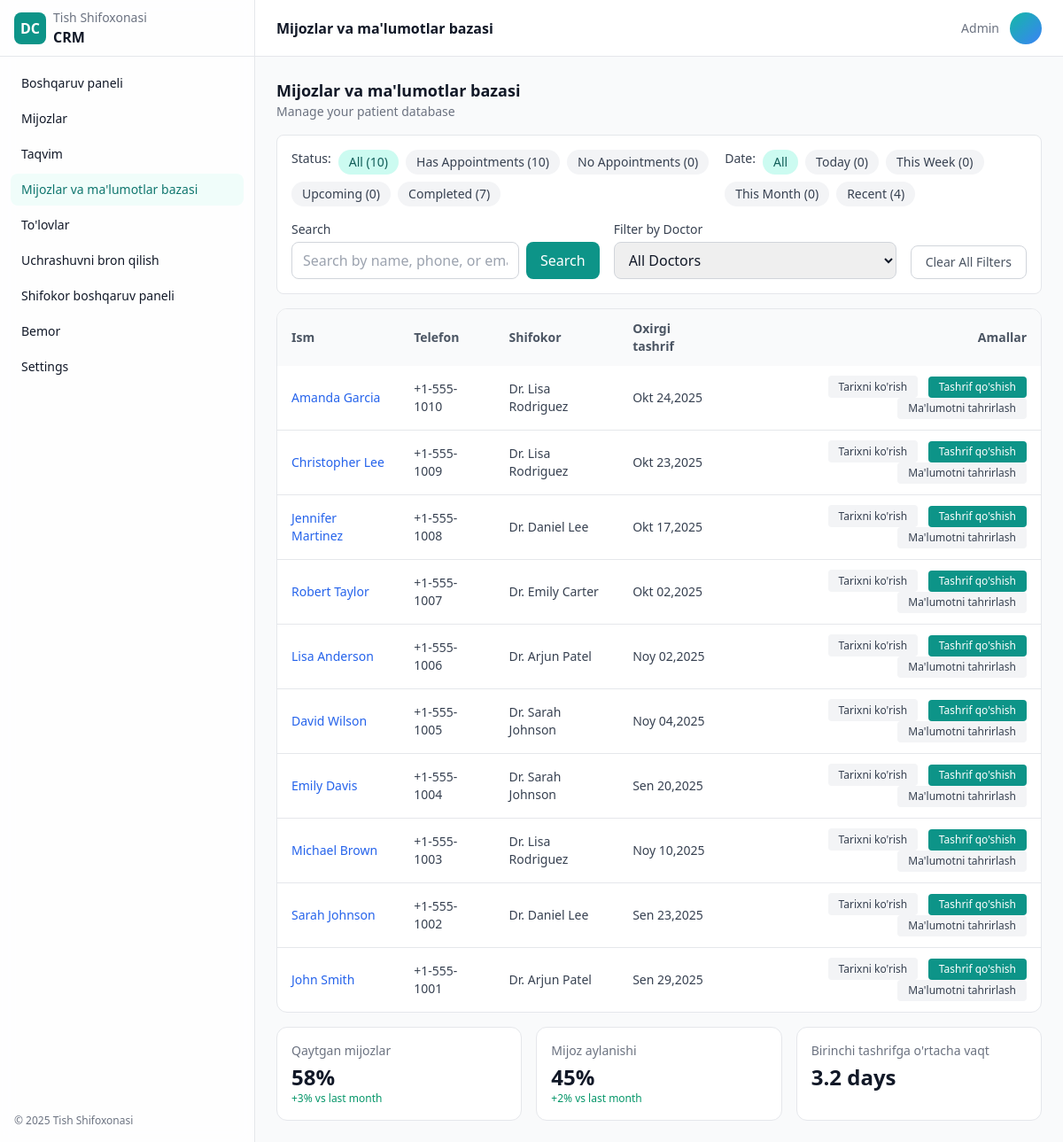
The page /clients/ on the database as committed earlier.
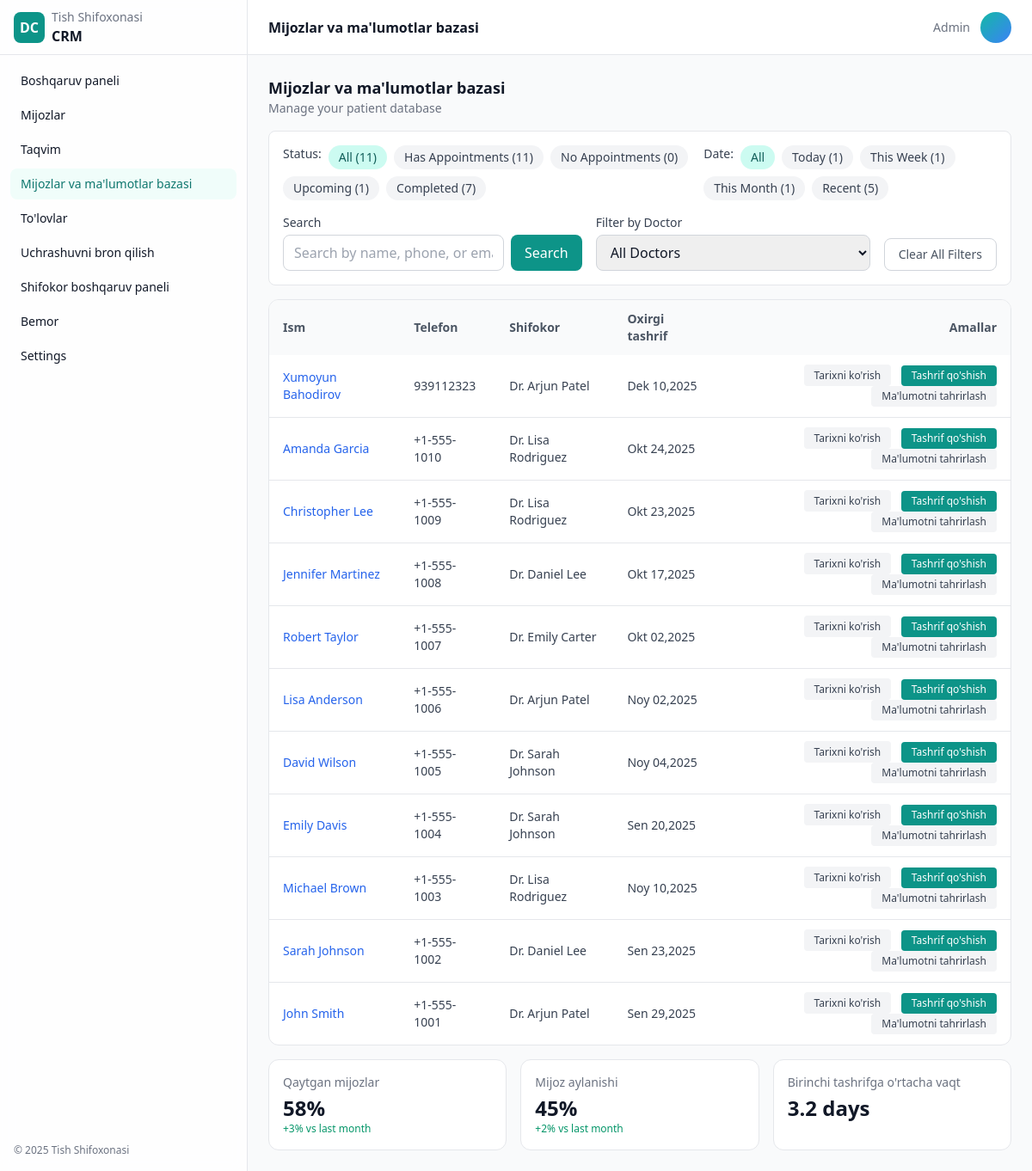
The same page on the database as committed later.
### patients/models.py (models this page shows, shortened)
class Patient(models.Model):
    full_name = models.CharField(max_length=255)
    phone = models.CharField(max_length=32)
    email = models.EmailField(blank=True)
    birth_date = models.DateField(null=True, blank=True)
    address = models.CharField(max_length=255, blank=True)
    notes = models.TextField(blank=True)

### appointments/models.py (models this page shows, shortened)
class Appointment(models.Model):
    STATUS_CHOICES = [
        ('scheduled', 'Scheduled'),
        ('completed', 'Completed'),
        ('cancelled', 'Cancelled'),
    ]
    patient = models.ForeignKey(Patient, on_delete=models.CASCADE, related_name='appointments')
    doctor = models.ForeignKey(Doctor, on_delete=models.CASCADE, related_name='appointments', null=True, blank=True)
    doctor_user = models.ForeignKey(get_user_model(), null=True, blank=True, on_delete=models.SET_NULL, related_name='doctor_appointments')
    treatment = models.ForeignKey(Treatment, on_delete=models.CASCADE, related_name='appointments', null=True, blank=True)
    doctor_name = models.CharField(max_length=255, blank=True)
    service = models.CharField(max_length=255, blank=True)
    date = models.DateField()
    time = models.TimeField()
    status = models.CharField(max_length=20, choices=STATUS_CHOICES, default='scheduled')
    price = models.DecimalField(max_digits=10, decimal_places=2, default=0)
    notes = models.TextField(blank=True)

### settings/models.py (models this page shows, shortened)
class Doctor(models.Model):
    name = models.CharField(max_length=100, verbose_name=_("Doctor Name"))
    specialization = models.CharField(max_length=100, verbose_name=_("Specialization"))
    phone = models.CharField(max_length=20, blank=True, verbose_name=_("Phone"))
    email = models.EmailField(blank=True, verbose_name=_("Email"))
    is_active = models.BooleanField(default=True, verbose_name=_("Active"))
    created_at = models.DateTimeField(auto_now_add=True)
    updated_at = models.DateTimeField(auto_now=True)
    class Meta:
        verbose_name = _("Doctor")
        verbose_name_plural = _("Doctors")
        ordering = ['name']

### patients/views.py (the view, shortened to what this page needs)
# urls.py: path('', views.patient_list, name='patient_list'),
def patient_list(request):
    from django.utils import timezone
    from datetime import datetime, timedelta
    status_filter = request.GET.get('status', '')
    doctor_filter = request.GET.get('doctor', '')
    date_filter = request.GET.get('date', '')
    search_query = request.GET.get('search', '')
    patients = Patient.objects.all().order_by('-id')
    if doctor_filter:
        patients = patients.filter(
            appointments__doctor_id=doctor_filter
        ).distinct()
    total_patients = Patient.objects.count()
    has_appointments_count = Patient.objects.filter(appointments__isnull=False).distinct().count()
    no_appointments_count = Patient.objects.filter(appointments__isnull=True).count()
    upcoming_count = Patient.objects.filter(
        appointments__date__gte=timezone.now().date(),
        appointments__status='scheduled'
    ).distinct().count()
    completed_count = Patient.objects.filter(
        appointments__status='completed'
    ).distinct().count()
    today_count = Patient.objects.filter(
        appointments__date=timezone.now().date()
    ).distinct().count()
    week_start = timezone.now() - timedelta(days=timezone.now().weekday())
    week_count = Patient.objects.filter(
        appointments__date__gte=week_start.date()
    ).distinct().count()
    month_start = timezone.now().replace(day=1)
    month_count = Patient.objects.filter(
        appointments__date__gte=month_start.date()
    ).distinct().count()
    recent_count = Patient.objects.filter(
        appointments__date__gte=timezone.now().date() - timedelta(days=30)
    ).distinct().count()
    doctors = Doctor.objects.filter(is_active=True).order_by('name')
    treatments = Treatment.objects.filter(is_active=True).order_by('name')
    context = {
        'patients': patients,
        'doctors': doctors,
        'treatments': treatments,
        'status_filter': status_filter,
        'doctor_filter': doctor_filter,
        'date_filter': date_filter,
        'search_query': search_query,
        'total_patients': total_patients,
        'has_appointments_count': has_appointments_count,
        'no_appointments_count': no_appointments_count,
        'upcoming_count': upcoming_count,
        'completed_count': completed_count,
        'today_count': today_count,
        'week_count': week_count,
        'month_count': month_count,
        'recent_count': recent_count,
    }
    return render(request, 'clients.html', context)

### dentalcrm/templatetags/translation_tags.py (called while the page is built)
@register.simple_tag(takes_context=True)
def trans(context, text):
    current_language = context['request'].session.get('django_language', 'uz')
    return get_translation(text, current_language)

### dentalcrm/translations.py (called while the page is built)
def get_translation(text, language='uz'):
    if language in TRANSLATIONS and text in TRANSLATIONS[language]:
        return TRANSLATIONS[language][text]
    return text

### templates/clients.html (shortened to what the changed rows need)
{% extends 'base.html' %}
{% load translation_tags %}
{% block content %}
<div class="min-h-screen flex">
  <div class="flex-1 flex flex-col min-w-0">
    <main class="p-4 md:p-6 space-y-4">
      <div>
        <h1 class="text-lg font-semibold">{% trans "Clients & Database" %}</h1>
      </div>
      <div class="bg-white dark:bg-gray-800 rounded-lg border border-gray-200 dark:border-gray-700 p-4">
        <div class="flex flex-col lg:flex-row gap-4">
          <div class="flex flex-wrap gap-2">
            <span class="text-sm font-medium text-gray-700 dark:text-gray-300">{% trans "Status:" %}</span>
            <a href="?status=" class="px-3 py-1 rounded-full text-sm {% if not status_filter %}bg-teal-100 text-teal-800 dark:bg-teal-900 dark:text-teal-200{% else %}bg-gray-100 text-gray-700 dark:bg-gray-700 dark:text-gray-300 hover:bg-gray-200 dark:hover:bg-gray-600{% endif %}">
              {% trans "All" %} ({{ total_patients }})
            </a>
            <a href="?status=has_appointments" class="px-3 py-1 rounded-full text-sm {% if status_filter == 'has_appointments' %}bg-teal-100 text-teal-800 dark:bg-teal-900 dark:text-teal-200{% else %}bg-gray-100 text-gray-700 dark:bg-gray-700 dark:text-gray-300 hover:bg-gray-200 dark:hover:bg-gray-600{% endif %}">
              {% trans "Has Appointments" %} ({{ has_appointments_count }})
            </a>
            <a href="?status=no_appointments" class="px-3 py-1 rounded-full text-sm {% if status_filter == 'no_appointments' %}bg-teal-100 text-teal-800 dark:bg-teal-900 dark:text-teal-200{% else %}bg-gray-100 text-gray-700 dark:bg-gray-700 dark:text-gray-300 hover:bg-gray-200 dark:hover:bg-gray-600{% endif %}">
              {% trans "No Appointments" %} ({{ no_appointments_count }})
            </a>
            <a href="?status=upcoming_appointments" class="px-3 py-1 rounded-full text-sm {% if status_filter == 'upcoming_appointments' %}bg-teal-100 text-teal-800 dark:bg-teal-900 dark:text-teal-200{% else %}bg-gray-100 text-gray-700 dark:bg-gray-700 dark:text-gray-300 hover:bg-gray-200 dark:hover:bg-gray-600{% endif %}">
              {% trans "Upcoming" %} ({{ upcoming_count }})
            </a>
            <a href="?status=completed_appointments" class="px-3 py-1 rounded-full text-sm {% if status_filter == 'completed_appointments' %}bg-teal-100 text-teal-800 dark:bg-teal-900 dark:text-teal-200{% else %}bg-gray-100 text-gray-700 dark:bg-gray-700 dark:text-gray-300 hover:bg-gray-200 dark:hover:bg-gray-600{% endif %}">
              {% trans "Completed" %} ({{ completed_count }})
            </a>
          </div>
          <div class="flex flex-wrap gap-2">
            <span class="text-sm font-medium text-gray-700 dark:text-gray-300">{% trans "Date:" %}</span>
            <a href="?date=" class="px-3 py-1 rounded-full text-sm {% if not date_filter %}bg-teal-100 text-teal-800 dark:bg-teal-900 dark:text-teal-200{% else %}bg-gray-100 text-gray-700 dark:bg-gray-700 dark:text-gray-300 hover:bg-gray-200 dark:hover:bg-gray-600{% endif %}">
              {% trans "All" %}
            </a>
            <a href="?date=today" class="px-3 py-1 rounded-full text-sm {% if date_filter == 'today' %}bg-teal-100 text-teal-800 dark:bg-teal-900 dark:text-teal-200{% else %}bg-gray-100 text-gray-700 dark:bg-gray-700 dark:text-gray-300 hover:bg-gray-200 dark:hover:bg-gray-600{% endif %}">
              {% trans "Today" %} ({{ today_count }})
            </a>
            <a href="?date=week" class="px-3 py-1 rounded-full text-sm {% if date_filter == 'week' %}bg-teal-100 text-teal-800 dark:bg-teal-900 dark:text-teal-200{% else %}bg-gray-100 text-gray-700 dark:bg-gray-700 dark:text-gray-300 hover:bg-gray-200 dark:hover:bg-gray-600{% endif %}">
              {% trans "This Week" %} ({{ week_count }})
            </a>
            <a href="?date=month" class="px-3 py-1 rounded-full text-sm {% if date_filter == 'month' %}bg-teal-100 text-teal-800 dark:bg-teal-900 dark:text-teal-200{% else %}bg-gray-100 text-gray-700 dark:bg-gray-700 dark:text-gray-300 hover:bg-gray-200 dark:hover:bg-gray-600{% endif %}">
              {% trans "This Month" %} ({{ month_count }})
            </a>
            <a href="?date=recent" class="px-3 py-1 rounded-full text-sm {% if date_filter == 'recent' %}bg-teal-100 text-teal-800 dark:bg-teal-900 dark:text-teal-200{% else %}bg-gray-100 text-gray-700 dark:bg-gray-700 dark:text-gray-300 hover:bg-gray-200 dark:hover:bg-gray-600{% endif %}">
              {% trans "Recent" %} ({{ recent_count }})
            </a>
          </div>
        </div>
      </div>
      <div class="bg-white dark:bg-gray-950 border border-gray-200 dark:border-gray-800 rounded-xl overflow-hidden">
        <div class="overflow-x-auto">
          <table class="min-w-full text-sm">
            <thead class="bg-gray-50 dark:bg-gray-900/60 text-gray-600 dark:text-gray-300">
              <tr>
                <th class="text-left px-4 py-3">{% trans "Name" %}</th>
                <th class="text-left px-4 py-3">{% trans "Phone" %}</th>
                <th class="text-left px-4 py-3">{% trans "Doctor" %}</th>
                <th class="text-left px-4 py-3">{% trans "Last Visit" %}</th>
                <th class="text-right px-4 py-3">{% trans "Actions" %}</th>
              </tr>
            </thead>
            <tbody id="clientsTableBody" class="divide-y divide-gray-200 dark:divide-gray-800">
              {% for patient in patients %}
              <tr class="client" data-name="{{ patient.full_name }}" data-phone="{{ patient.phone }}"
                data-doctor="{% if patient.appointments.first.doctor %}{{ patient.appointments.first.doctor.name }}{% else %}{% trans 'No Doctor' %}{% endif %}"
                data-date="{{ patient.appointments.first.date|date:'Y-m-d'|default:'N/A' }}">
                <td class="px-4 py-3 font-medium text-gray-900 dark:text-white">
                  <a href="{% url 'patient_detail' patient.id %}" class="font-medium text-blue-600 dark:text-blue-500 hover:underline">
                    {{ patient.full_name }}
                  </a>
                </td>
                <td class="px-4 py-3 text-gray-700 dark:text-gray-300">{{ patient.phone }}</td>
                <td class="px-4 py-3 text-gray-700 dark:text-gray-300">
                  {% if patient.appointments.first.doctor %}
                    {{patient.appointments.first.doctor.name }}
                  {% else %}
                    {% trans 'No Doctor' %}
                  {% endif %}</td>
                <td class="px-4 py-3 text-gray-700 dark:text-gray-300">
                  {{ patient.appointments.first.date|date:'M d,Y'|default:'N/A' }}</td>
                <td class="px-4 py-3 text-right space-x-2">
                  <a href="/patient/page/{{ patient.id }}/"
                    class="px-3 py-1 rounded bg-gray-100 dark:bg-gray-800 text-gray-700 dark:text-gray-300 hover:bg-gray-200 dark:hover:bg-gray-700 text-xs">{% trans "View History" %}</a>
                  <button onclick="showClientModal('addVisit', '{{ patient.full_name|escapejs }}')"
                    class="px-3 py-1 rounded bg-teal-600 text-white hover:bg-teal-700 text-xs">{% trans "Add Visit" %}</button>
                  <button onclick="showClientModal('editClient', '{{ patient.full_name|escapejs }}')"
                    class="px-3 py-1 rounded bg-gray-100 dark:bg-gray-800 text-gray-700 dark:text-gray-300 hover:bg-gray-200 dark:hover:bg-gray-700 text-xs">{% trans "Edit Info" %}</button>
                </td>
              </tr>
              {% empty %}
              <tr>
                <td colspan="5" class="px-4 py-8 text-center text-gray-500 dark:text-gray-400">{% trans "No patients found" %}</td>
              </tr>
              {% endfor %}
            </tbody>
          </table>
        </div>
      </div>
    </main>
  </div>
</div>
{% endblock %}

Rows that differ between the two databases and show on the page:
added Patient: full_name "Xumoyun Bahodirov", phone "939112323", appointments.first.doctor.name "Dr. Arjun Patel", appointments.first "Dek 10,2025"
Other text that changed with them:
{{ total_patients }}: "10" → "11"
{{ has_appointments_count }}: "10" → "11"
{{ upcoming_count }}: "0" → "1"
{{ today_count }}: "0" → "1"
{{ week_count }}: "0" → "1"
{{ month_count }}: "0" → "1"
{{ recent_count }}: "4" → "5"
